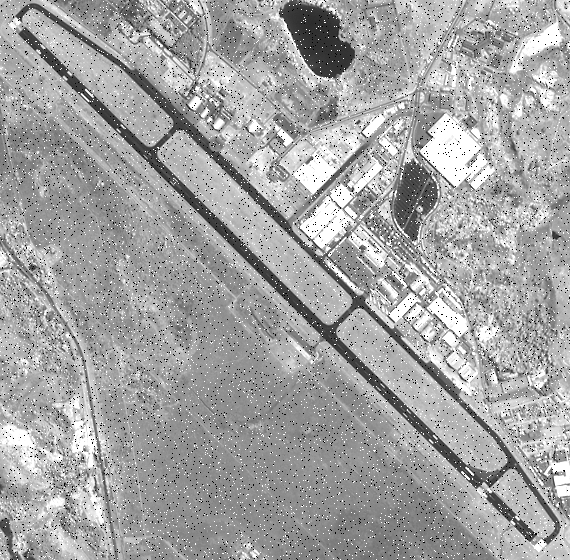
#> input picture Spyder/Realce_de_Borda/sjaeroruido.tif, 570 x 560 px
$ python Laplace.py
#> lines starting #> are read from the running program, lines starting #| are printed output that depends on the picture
#> further down, img is the input picture: shape (560, 570); min 0, max 255, mean 162.7
from math import sqrt

import numpy as np
import skimage.io as io
import matplotlib.pyplot as plt

# sjaeroruido.tif

img_path = "sjaeroruido.tif"

laplace_principal = np.array([[0, -1, 0],
                              [-1, 4, -1],
                              [0, -1, 0]])

laplace_secundario = np.array([[0, -1, 0],
                              [-1, 5, -1],
                              [0, -1, 0]])

def convolucao(img_path, kernel):
    # Lê a imagem
#> called with img_path = 'sjaeroruido.tif', kernel = array of shape (3, 3)
    img = io.imread(img_path)

    # Cria a matriz filtrada
    rows, cols = img.shape
#> rows = 560; cols = 570
    img_filtered = np.zeros((rows, cols), dtype=np.float16)

    # Itera sobre a imagem ignorando as bordas
    for i in range(1, rows - 1):
        for j in range(1, cols - 1):
            # Cria uma submatriz do tamanho da mascara
            subMatrix = img[i - 1: i + 2, j - 1: j + 2]

            # Aplica a função da diagonal principal
            novo_pixel = int(np.sum(kernel * subMatrix))

            # Salva na coordenada original (descontando o pad)
            img_filtered[i, j] = novo_pixel
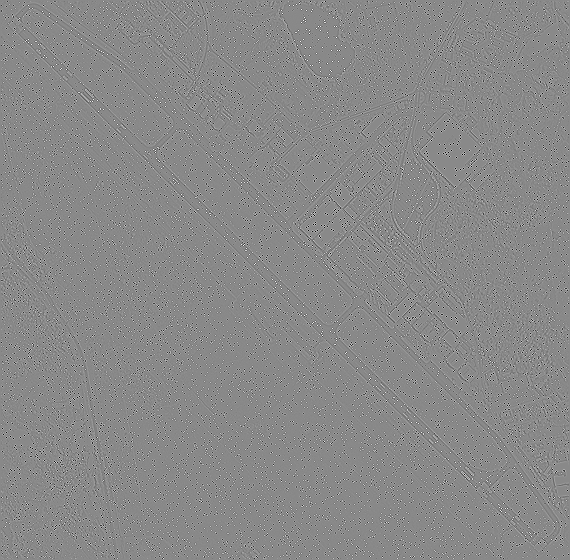
#> img_filtered: shape (560, 570) float16; min -1020, max 877, mean 0; drawn with min black and max white

    return img_filtered


def mostraImagens(tittles=[], imgs=[]):
    nrows, ncols = 0,0

    total = len(imgs)
#> total = 7

    c = int(sqrt(total))
#> c = 2

    if total / c == c:
        r = c
    elif total % c == 0:
        r = int(total / c)
    else:
        r = int(total / c) + 1
#> r = 4

    fig, axes = plt.subplots(r, c, figsize=(12, 10))

    for i, ax in enumerate(axes.flat):
        ax.imshow(images[i], cmap='gray', vmin=0, vmax=255)
        ax.set_title(tittles[i], fontsize=12)
        ax.axis('off')
#> this loop made 8 passes

    plt.tight_layout()
    plt.show()

if __name__ == '__main__':
    img = io.imread(img_path)
    img_d_principal = convolucao(img_path, laplace_principal)
    img_d_secundario = convolucao(img_path, laplace_secundario)
    img_final = img_d_secundario + img_d_principal

    # fig, axes = plt.subplots(2, 2, figsize=(12, 10))

    # Lista de dados para facilitar o loop de exibição
    tittles = ['Original', 'Diagonal Principal', 'Diagonal Secundária', 'Realce Completo', '1', '2', '3']
    images = [img, img_d_principal, img_d_secundario, img_final, img, img, img]

#> (the run stopped early here; a loop or call above may not have finished)
